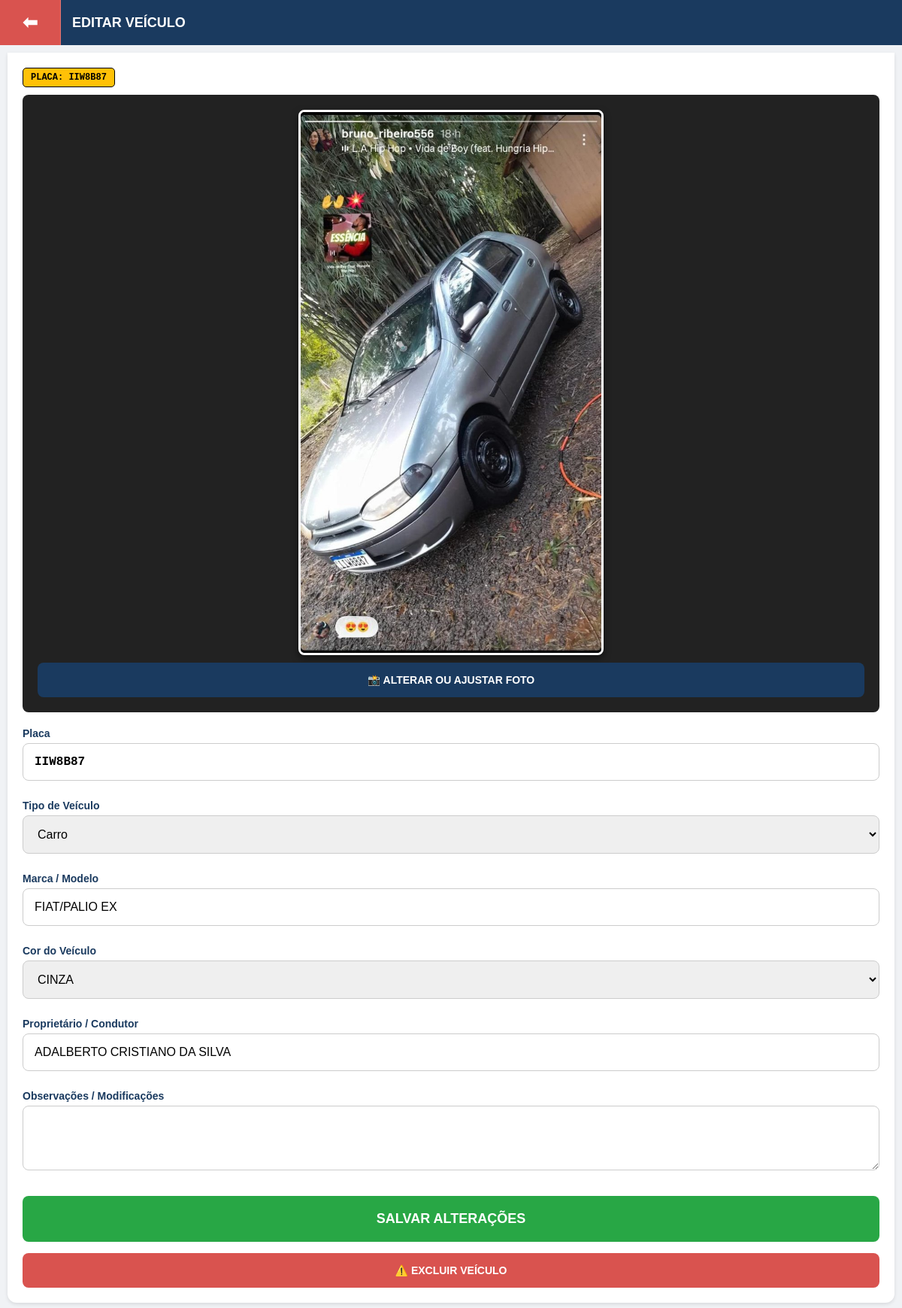
Page /editar_veiculo/3 (signed in) on the committed database.
### app.py (models this page shows)
class Veiculo(db.Model):
    id = db.Column(db.Integer, primary_key=True)
    placa = db.Column(db.String(10), unique=True, nullable=False)
    tipo = db.Column(db.String(20))
    marca_modelo = db.Column(db.String(100))
    cor = db.Column(db.String(30))
    obs = db.Column(db.Text)
    foto_path = db.Column(db.String(200), default="/static/car_default.png")
    pessoa_id = db.Column(db.Integer, db.ForeignKey('pessoa.id'), nullable=True)

class Pessoa(db.Model):
    id = db.Column(db.Integer, primary_key=True)
    nome_completo = db.Column(db.String(100), nullable=False)
    apelido = db.Column(db.String(50))
    nascimento = db.Column(db.String(20))
    documento = db.Column(db.String(100))
    endereco = db.Column(db.String(200))
    lat = db.Column(db.Float, default=-29.7562)
    lng = db.Column(db.Float, default=-52.1458)
    foto_path = db.Column(db.String(200), default="/static/logo.png")
    modus_operandi = db.Column(db.Text)
    embolamento = db.Column(db.String(50))
    veiculos = db.relationship('Veiculo', backref='condutor', lazy=True)

### app.py (the view)
@app.route('/editar_veiculo/<int:id>')
def editar_veiculo(id):
    if 'user_id' not in session: return redirect(url_for('login'))
    v = Veiculo.query.get_or_404(id)
    pessoas = Pessoa.query.order_by(Pessoa.nome_completo).all()
    return render_template('editar_veiculo.html', v=v, pessoas=pessoas)

### templates/editar_veiculo.html (shortened to what this page needs)
<!DOCTYPE html>
<html lang="pt-br">
<head>
    <link rel="stylesheet" href="https://cdnjs.cloudflare.com/ajax/libs/cropperjs/1.5.13/cropper.min.css">
</head>
<body>
    <div class="header">
        <a href="/" class="btn-voltar">⬅</a>
        <div class="titulo-header">EDITAR VEÍCULO</div>
    </div>
    <div class="container">
        <div class="tag-info">PLACA: {{ v.placa }}</div>
        <form action="/atualizar_veiculo/{{ v.id }}" method="POST">
            <div class="foto-container">
                <img id="preview-foto" src="{{ v.foto_path }}?ts={{ ts }}" alt="Foto Veículo">
                <label id="label-foto" class="foto-label" onclick="abrirModal()">📸 ALTERAR OU AJUSTAR FOTO</label>
            </div>
            <label>Placa</label>
            <input type="text" name="placa" id="placa" value="{{ v.placa }}" required style="text-transform: uppercase; font-family: monospace; font-weight: bold;">
            <label>Tipo de Veículo</label>
            <select name="tipo">
                <option value="Carro" {% if v.tipo == 'Carro' %}selected{% endif %}>Carro</option>
            </select>
            <label>Marca / Modelo</label>
            <input type="text" name="marca_modelo" value="{{ v.marca_modelo }}">
            <label>Cor do Veículo</label>
            <select name="cor" required>
                <option value="CINZA" {% if v.cor == 'CINZA' %}selected{% endif %}>CINZA</option>
            </select>
            <label>Proprietário / Condutor</label>
            <input type="text" id="buscaPessoa" list="listaPessoas" placeholder="🔍 Pesquisar Nome ou Vulgo..." value="{% if v.condutor %}{{ v.condutor.nome_completo }}{% endif %}" oninput="vincularPessoa(this)">
            <label>Observações / Modificações</label>
            <textarea name="obs" rows="3">{{ v.obs if v.obs }}</textarea>
            <button type="submit" class="btn-salvar">SALVAR ALTERAÇÕES</button>
        </form>
        <a href="javascript:void(0)" class="btn-excluir" onclick="confirmarExclusaoVeiculo()">⚠️ EXCLUIR VEÍCULO</a>
    </div>
</body>
</html>

### templates/editar_veiculo.html (style rules this page uses)
body { font-family: sans-serif; background-color: #f0f2f5; padding: 0; margin: 0; }
.header { background: #1a3a5f; color: white; display: flex; align-items: stretch; height: 60px; position: sticky; top: 0; z-index: 1000; }
.btn-voltar { display: flex; align-items: center; justify-content: center; background: #d9534f; color: white; text-decoration: none; font-weight: bold; font-size: 24px; width: 80px; border-right: 1px solid rgba(255,255,255,0.2); }
.titulo-header { display: flex; align-items: center; padding-left: 15px; font-size: 18px; font-weight: bold; }
.container { background: white; padding: 20px; border-radius: 0 0 12px 12px; box-shadow: 0 2px 5px rgba(0,0,0,0.1); margin: 10px; }
label { display: block; margin-top: 15px; font-weight: bold; color: #1a3a5f; font-size: 14px; }
input, select, textarea { width: 100%; padding: 15px; margin: 5px 0 10px 0; border: 1px solid #ccc; border-radius: 8px; box-sizing: border-box; font-size: 16px; font-family: sans-serif; }
.foto-container { text-align: center; margin-bottom: 20px; background: #222; padding: 20px; border-radius: 8px; }
.foto-label { display: inline-block; width: 100%; padding: 15px; background-color: #1a3a5f; color: white; border-radius: 8px; cursor: pointer; font-weight: bold; font-size: 14px; box-sizing: border-box; margin-top: 10px; }
#preview-foto { width: 100%; max-width: 400px; height: auto; border-radius: 8px; margin: 0 auto; display: block; border: 3px solid #fff; box-shadow: 0 4px 10px rgba(0,0,0,0.5); }
.btn-salvar { width: 100%; background-color: #28a745; color: white; padding: 20px; border: none; border-radius: 8px; font-weight: bold; font-size: 18px; margin-top: 20px; cursor: pointer; }
.btn-excluir { width: 100%; background-color: #d9534f; color: white; padding: 15px; border: none; border-radius: 8px; font-weight: bold; font-size: 14px; margin-top: 15px; cursor: pointer; text-decoration: none; display: block; text-align: center; box-sizing: border-box; }
.tag-info { background: #ffc107; color: black; padding: 5px 10px; border-radius: 5px; font-size: 12px; font-weight: bold; display: inline-block; margin-bottom: 10px; font-family: monospace; border: 1px solid #000; }

### rows in the picture
Veiculo: placa "IIW8B87", foto_path (picture), tipo "Carro", marca_modelo "FIAT/PALIO EX", cor "CINZA"
Pessoa: condutor.nome_completo "ADALBERTO CRISTIANO DA SILVA"
